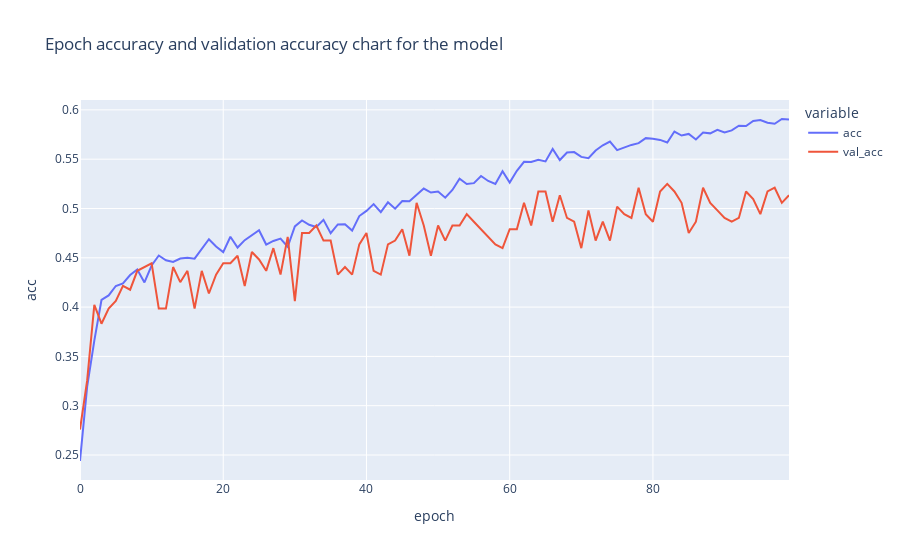

The notebook cell saved with this chart:
### Code cell
import plotly.express as px
fig=px.line(histopt.history,y=['acc','val_acc'],
           labels={'index':'epoch','value':'acc'},
           title=f'Epoch accuracy and validation accuracy chart for the model')
fig.show()
